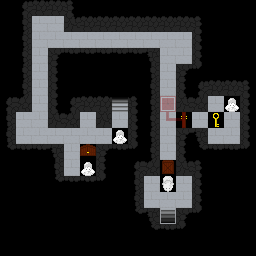

A 2D game scene composited from a Tiled map and its tileset images. What follows is a short description and the map's XML, with each tile layer's data collapsed to a summary:
An orthogonal 16x16 tile map with 16x16 px tiles, 2 tile layers (base, wires).

<map version="1.0" orientation="orthogonal" renderorder="right-down" width="16" height="16" tilewidth="16" tileheight="16" nextobjectid="2">
 <tileset firstgid="1" name="tileset" tilewidth="16" tileheight="16" tilecount="100" columns="10">
  <image source="../images/tileset.png" width="160" height="160" />
 </tileset>
 <layer name="base" width="16" height="16">
  <data>[256 cells, 256 non-empty, 23 distinct tile ids]</data>
 </layer>
 <layer name="wires" width="16" height="16" opacity="0.3">
  <data>[256 cells, 3 non-empty, 3 distinct tile ids]</data>
 </layer>
</map>
